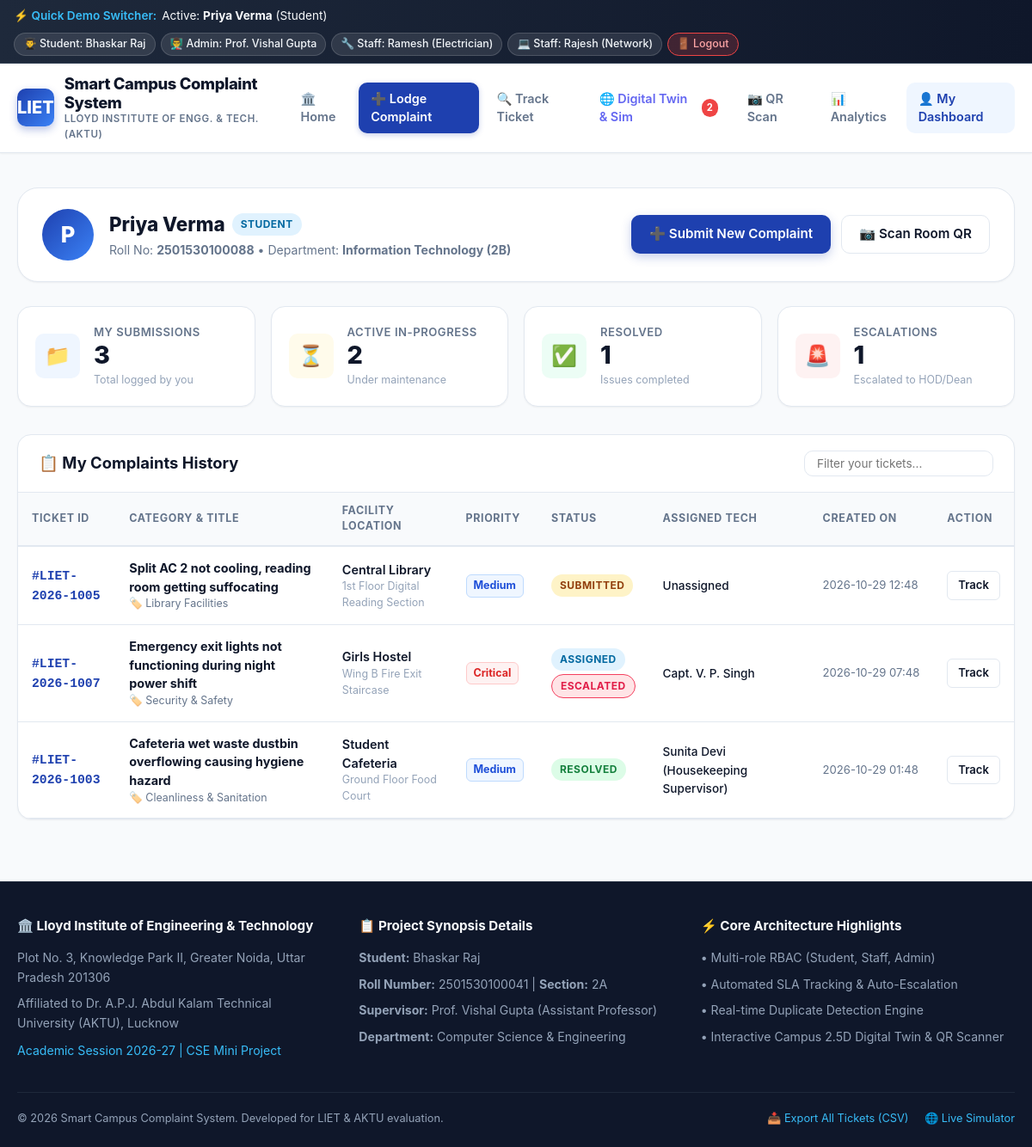
The page /dashboard (signed in) on the database as committed earlier.
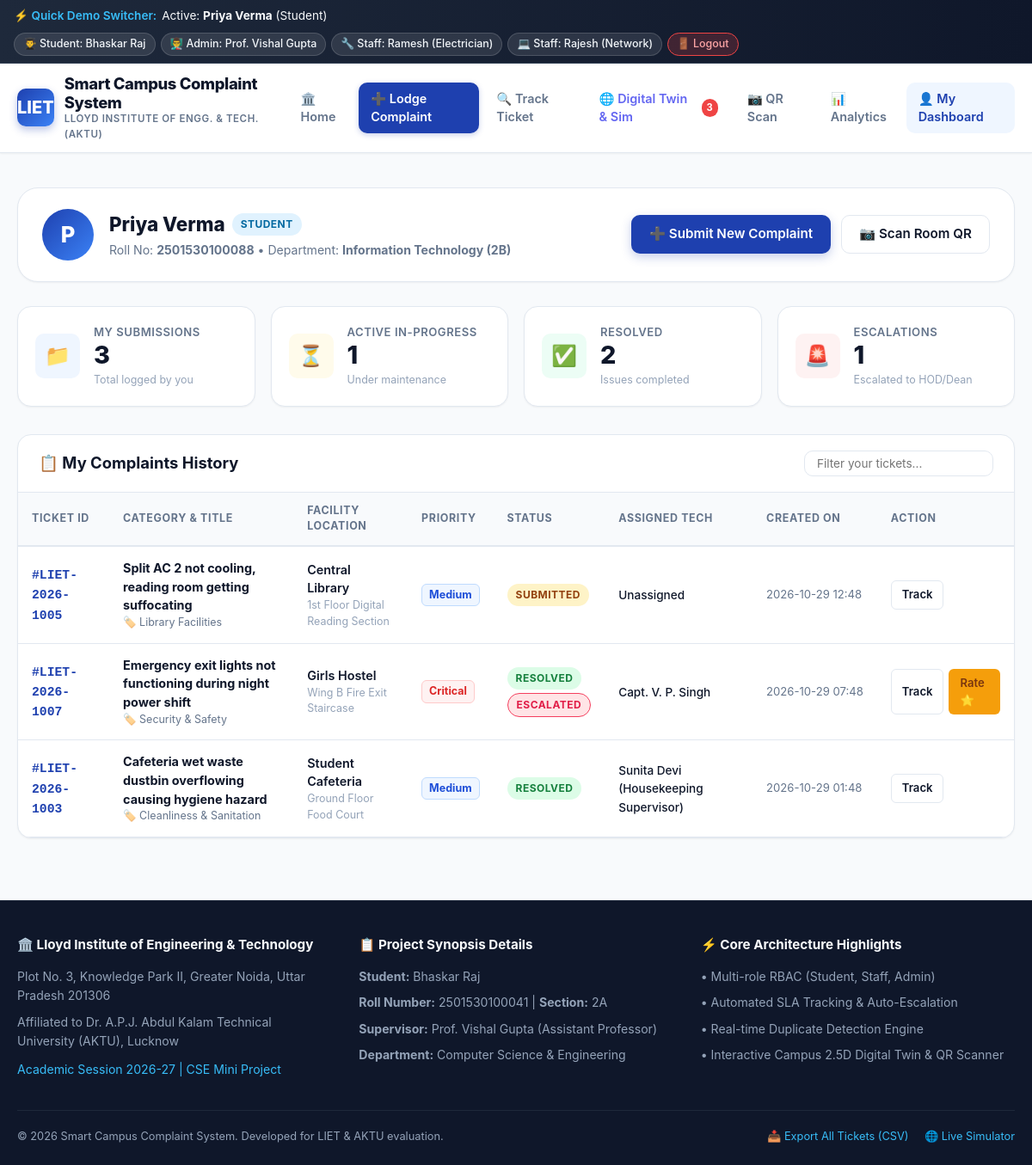
The same page on the database as committed later.
### tables this page shows
CREATE TABLE complaints (
        ticket_id TEXT PRIMARY KEY,
        user_id INTEGER,
        user_name TEXT,
        user_email TEXT,
        user_roll TEXT,
        category TEXT NOT NULL,
        subcategory TEXT,
        building_block TEXT NOT NULL,
        room_location TEXT NOT NULL,
        title TEXT NOT NULL,
        description TEXT NOT NULL,
        priority TEXT NOT NULL DEFAULT 'Medium',
        status TEXT NOT NULL DEFAULT 'Submitted',
        assigned_dept_id INTEGER,
        assigned_staff_name TEXT,
        image_path TEXT,
        resolution_remarks TEXT,
        resolution_image TEXT,
        sla_deadline TEXT,
        is_escalated INTEGER DEFAULT 0,
        escalated_to TEXT,
        escalated_at TEXT,
        upvotes INTEGER DEFAULT 0,
        created_at TEXT,
        updated_at TEXT,
        FOREIGN KEY (user_id) REFERENCES users (id),
        FOREIGN KEY (assigned_dept_id) REFERENCES departments (id)
    );

### app.py (the view)
@app.route('/dashboard')
def user_dashboard():
    if not g.user:
        flash("Please log in to view your dashboard.", "info")
        return redirect(url_for('login', next=request.path))
    db = get_db()
    cursor = db.cursor()
    cursor.execute("""
    SELECT c.*, d.name as dept_name, f.rating as feedback_rating
    FROM complaints c
    LEFT JOIN departments d ON c.assigned_dept_id = d.id
    LEFT JOIN feedback f ON c.ticket_id = f.ticket_id
    WHERE c.user_id = ? OR c.user_email = ?
    ORDER BY c.created_at DESC
    """, (g.user['id'], g.user['email']))
    user_complaints = cursor.fetchall()
    cursor.execute("""
    SELECT
        COUNT(*) as total,
        SUM(CASE WHEN status IN ('Submitted', 'Assigned', 'In Progress') THEN 1 ELSE 0 END) as active,
        SUM(CASE WHEN status IN ('Resolved', 'Closed') THEN 1 ELSE 0 END) as resolved,
        SUM(CASE WHEN is_escalated = 1 THEN 1 ELSE 0 END) as escalated
    FROM complaints
    WHERE user_id = ? OR user_email = ?
    """, (g.user['id'], g.user['email']))
    stats = cursor.fetchone()
    db.close()
    return render_template('user_dashboard.html', complaints=user_complaints, stats=stats)

### app.py (called while the page is built)
@app.before_request
def load_logged_in_user():
    user_id = session.get('user_id')
    if user_id is None:
        g.user = None
    else:
        db = get_db()
        cursor = db.cursor()
        cursor.execute("SELECT * FROM users WHERE id = ?", (user_id,))
        g.user = cursor.fetchone()
        db.close()

### database.py (called while the page is built)
def get_db():
    conn = sqlite3.connect(DB_PATH)
    conn.row_factory = sqlite3.Row
    conn.execute("PRAGMA foreign_keys = ON")
    return conn

### templates/user_dashboard.html (shortened to what the changed rows need)
{% extends "base.html" %}
{% block content %}
<div>
  <div style="background: white; border: 1px solid var(--border); border-radius: var(--radius-xl); padding: 24px 28px; margin-bottom: 28px; display: flex; flex-wrap: wrap; justify-content: space-between; align-items: center; gap: 20px; box-shadow: var(--shadow-sm);">
    <div style="display: flex; align-items: center; gap: 18px;">
      <div>
        <div style="display: flex; align-items: center; gap: 8px;">
          <h2 style="font-size: 1.4rem; font-weight: 800; color: var(--secondary);">{{ g.user.name if g.user else 'Bhaskar Raj' }}</h2>
        </div>
      </div>
    </div>
  </div>
  <div class="kpi-grid">
    <div class="kpi-card">
      <div class="kpi-info">
        <h4>Active In-Progress</h4>
        <div class="kpi-value">{{ stats.active or 0 }}</div>
        <p>Under maintenance</p>
      </div>
    </div>
    <div class="kpi-card">
      <div class="kpi-info">
        <h4>Resolved</h4>
        <div class="kpi-value">{{ stats.resolved or 0 }}</div>
        <p>Issues completed</p>
      </div>
    </div>
  </div>
  <div class="card">
    <div class="card-body" style="padding: 0;">
      <div class="table-responsive">
        <table class="data-table">
          <thead>
            <tr>
              <th>Ticket ID</th>
              <th>Category & Title</th>
              <th>Facility Location</th>
              <th>Priority</th>
              <th>Status</th>
              <th>Assigned Tech</th>
              <th>Created On</th>
              <th>Action</th>
            </tr>
          </thead>
          <tbody>
            {% for c in complaints %}
              <tr>
                <td>
                  <a href="{{ url_for('track_complaint', ticket_id=c.ticket_id) }}" class="ticket-code">
                    #{{ c.ticket_id }}
                  </a>
                </td>
                <td>
                  <div style="font-weight: 700; color: var(--secondary);">{{ c.title }}</div>
                  <div style="font-size: 0.78rem; color: var(--text-muted);">🏷️ {{ c.category }}</div>
                </td>
                <td>
                  <div style="font-weight: 600;">{{ c.building_block }}</div>
                  <div style="font-size: 0.78rem; color: var(--text-subtle);">{{ c.room_location }}</div>
                </td>
                <td>
                  {% if c.priority == 'Critical' %}
                    <span class="prio-pill prio-critical">Critical</span>
                  {% elif c.priority == 'High' %}
                    <span class="prio-pill prio-high">High</span>
                  {% elif c.priority == 'Medium' %}
                    <span class="prio-pill prio-medium">Medium</span>
                  {% else %}
                    <span class="prio-pill prio-low">Low</span>
                  {% endif %}
                </td>
                <td>
                  {% if c.status == 'Submitted' %}
                    <span class="badge badge-submitted">Submitted</span>
                  {% elif c.status == 'Assigned' %}
                    <span class="badge badge-assigned">Assigned</span>
                  {% elif c.status == 'In Progress' %}
                    <span class="badge badge-in-progress">In Progress</span>
                  {% elif c.status == 'Resolved' %}
                    <span class="badge badge-resolved">Resolved</span>
                  {% elif c.status == 'Closed' %}
                    <span class="badge badge-closed">Closed</span>
                  {% endif %}
                  {% if c.is_escalated %}
                    <div style="margin-top: 4px;"><span class="badge badge-escalated">Escalated</span></div>
                  {% endif %}
                </td>
                <td>
                  <span style="font-size: 0.85rem; font-weight: 500;">
                    {{ c.assigned_staff_name or 'Unassigned' }}
                  </span>
                </td>
                <td style="font-size: 0.82rem; color: var(--text-muted); white-space: nowrap;">
                  {{ c.created_at[:16] }}
                </td>
                <td>
                  <div style="display: flex; gap: 6px;">
                    <a href="{{ url_for('track_complaint', ticket_id=c.ticket_id) }}" class="btn btn-sm btn-outline">
                      Track
                    </a>
                    {% if c.status in ('Resolved', 'Closed') and not c.feedback_rating %}
                      <a href="{{ url_for('track_complaint', ticket_id=c.ticket_id) }}" class="btn btn-sm btn-warning">
                        Rate ⭐
                      </a>
                    {% endif %}
                  </div>
                </td>
              </tr>
            {% endfor %}
          </tbody>
        </table>
      </div>
    </div>
  </div>
</div>
{% endblock %}

### templates/base.html (shortened to what the changed rows need)
<!DOCTYPE html>
<html lang="en">
<head>
  <link rel="stylesheet" href="{{ url_for('static', filename='css/style.css') }}">
  <link rel="stylesheet" href="{{ url_for('static', filename='css/simulation.css') }}">
</head>
<body>
  <nav class="navbar">
    <div class="nav-container">
      <a href="{{ url_for('index') }}" class="brand">
        <div class="brand-text">
          <h1>Smart Campus Complaint System</h1>
        </div>
      </a>
      <ul class="nav-links">
        <li><a href="{{ url_for('simulation_view') }}" class="nav-link {% if request.endpoint == 'simulation_view' %}active{% endif %}" style="color: #6366f1;">
          🌐 Digital Twin & Sim
          {% if global_escalated_count > 0 %}
            <span class="badge-counter">{{ global_escalated_count }}</span>
          {% endif %}
        </a></li>
      </ul>
    </div>
  </nav>
  <main class="main-content">
    {% block content %}{% endblock %}
  </main>
</body>
</html>

Rows that differ between the two databases and show on the page:
changed complaints "LIET-2026-1007": status "ASSIGNED" → "RESOLVED Rate ⭐"
Other text that changed with them:
{{ global_escalated_count }}: "2" → "3"
{{ stats.active or 0 }}: "2" → "1"
{{ stats.resolved or 0 }}: "1" → "2"
